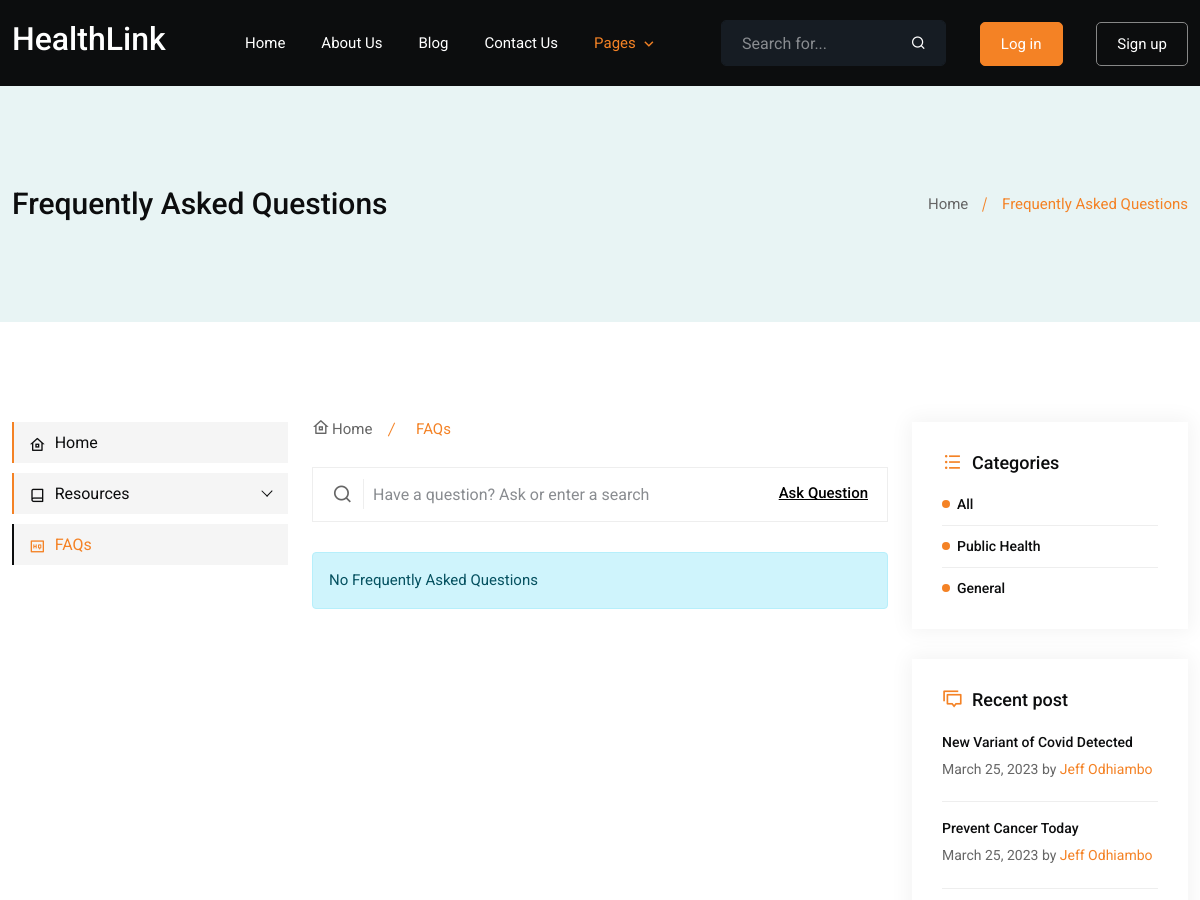
Before: /faqs/public-health/ (upper part) with the older database file.
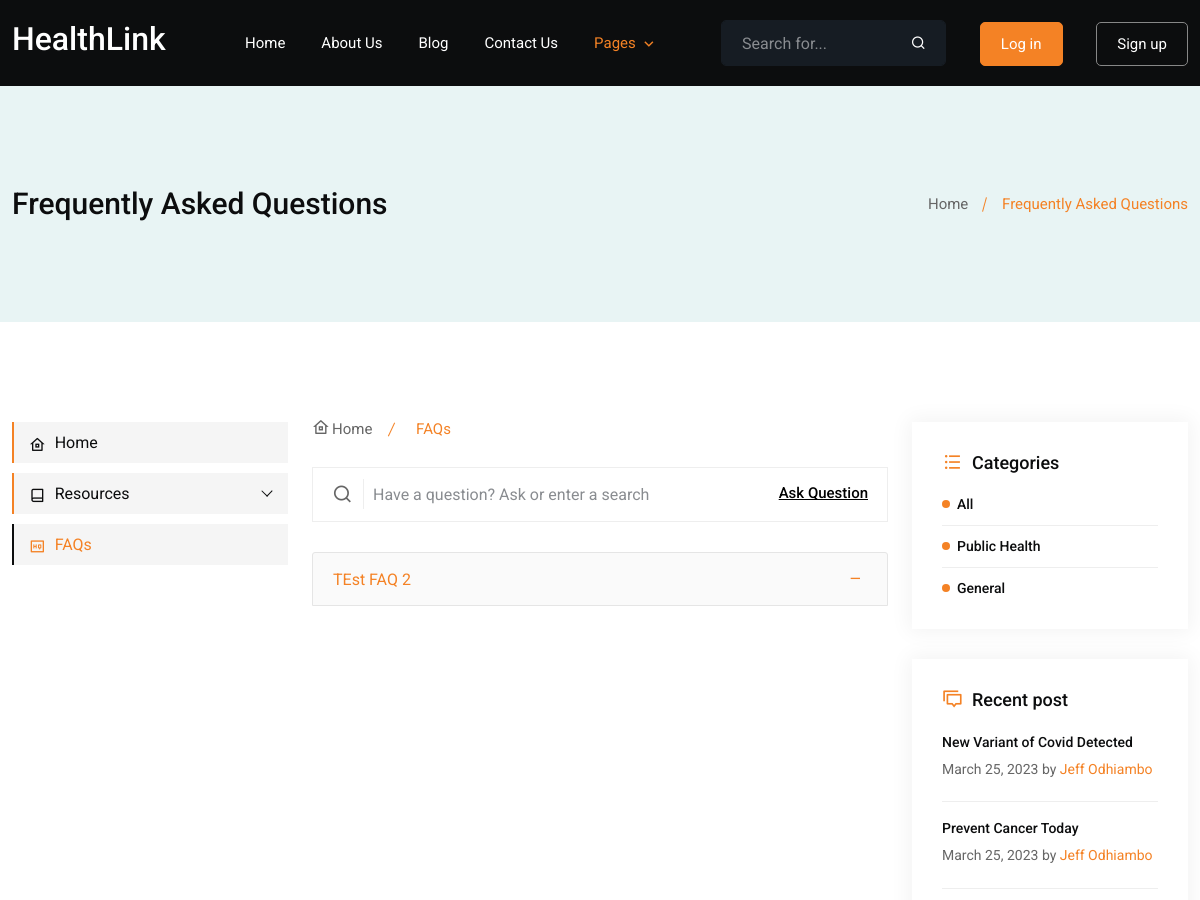
After: the same page with the newer database file.
### core/models.py (models this page shows, shortened)
class Category(models.Model):
    title = models.CharField(max_length=100)
    slug = models.SlugField(max_length=100, unique=True)
    image = models.ImageField(upload_to='category/', null=True, blank=True)
    description = models.TextField(null=True, blank=True)
    created_at = models.DateTimeField(auto_now_add=True)
    updated_at = models.DateTimeField(auto_now=True)
    class Meta:
        ordering = ('-created_at',)
        verbose_name_plural = 'Categories'
    def __str__(self):
        return self.title

class Faq(models.Model):
    category = models.ForeignKey(Category, on_delete=models.CASCADE)
    question = models.CharField(max_length=158)
    answer = models.TextField()
    created_at = models.DateTimeField(auto_now_add=True)
    updated_at = models.DateTimeField(auto_now=True)
    class Meta:
        ordering = ('-created_at',)

### resources/models.py (models this page shows, shortened)
class Article(models.Model):
    title = models.CharField(max_length=200)
    slug = models.SlugField(max_length=200, unique=True)
    author = models.ForeignKey('auth.User', on_delete=models.CASCADE)
    description = models.TextField()
    category = models.ForeignKey('core.Category', on_delete=models.CASCADE)
    image = models.ImageField(upload_to='resource/articles/', null=True, blank=True)
    tags = models.ManyToManyField('core.Tag', blank=True)
    is_published = models.BooleanField(default=False)
    created_at = models.DateTimeField(auto_now_add=True)
    updated_at = models.DateTimeField(auto_now=True)
    class Meta:
        ordering = ('-created_at',)
        verbose_name_plural = 'Resource Articles'
    def get_absolute_url(self):
        return reverse('resources:article_details', kwargs={'slug': self.slug})

### core/views.py (the view)
# urls.py: path('faqs/', views.faq, name='faq'),
def faq(request, slug=None):
    category = None
    if not slug:
        faqs = Faq.objects.all()
    else:
        category = get_object_or_404(Category, slug=slug)
        faqs = Faq.objects.filter(category=category)
    context = {
        'title': 'Frequently Asked Questions',
        'faqs': faqs,
        'faq' : 'active',
        'categories' : Category.objects.all(),
    }
    return render(request, 'faq/index.html', context)

### core/context_processor.py (called while the page is built)
def categories(request):
    latest_post = []
    latest_article = Article.objects.order_by('-created_at')[:2]
    latest_video = Video.objects.order_by('-created_at')[:2]
    latest_document = Document.objects.order_by('-created_at')[:2]
    latest_post.append(latest_article)
    latest_post.append(latest_video)
    latest_post.append(latest_document)
    return {
        'categories': Category.objects.all(),
        'tags': Tag.objects.all(),
        'latest_post': latest_post
    }

### core/models.py (called while the page is built)
    def __str__(self):
        return self.title

### users/models.py (called while the page is built)
    def get_absolute_url(self):
        return reverse('users:user_profile', kwargs={'username': self.user.username})

### templates/faq/index.html (shortened to what this page needs)
{% extends 'base.html' %}
{% block content %}
		<div class="main-content-area ptb-100">
			<div class="container">
				<div class="row">
					<div class="col-lg-3">
						{% include 'partials/left-sidebar.html' %}
					</div>
					<div class="col-lg-6">
						<div class="middull-content">
							<ul class="page-nish">
								<li>
									<a href="/">
										<i class="ri-home-8-line"></i>
										Home
									</a>
								</li>
								<li class="active">
									FAQs
								</li>
							</ul>
							<form class="aq-form">
								<i class="ri-search-line"></i>
								<input type="text" class="form-control" placeholder="Have a question? Ask or enter a search">
								<button class="aq-btn">
									Ask Question
								</button>
							</form>
							{% if faqs %}
							<div class="accordion mb-0" id="accordionExample">
								{% for faq in faqs %}
								<div class="accordion-item">
									<h2 class="accordion-header" id="heading{{ faq.id }}">
										<button class="accordion-button" type="button" data-bs-toggle="collapse" data-bs-target="#collapse{{ faq.id }}" aria-expanded="false" aria-controls="collapse{{ faq.id }}">
											{{ faq.question }}
										</button>
									</h2>
								</div>
								{% endfor %}
							</div>
							{% else %}
								<div class="alert alert-info">
									No Frequently Asked Questions
								</div>
							{% endif %}
						</div>
					</div>
					<div class="col-lg-3">
						{% include 'resources/partials/right-sidebar.html' %}
					</div>
				</div>
			</div>
		</div>
{% endblock %}

### templates/resources/partials/right-sidebar.html (shortened to what this page needs)
<div class="right-siderbar">
    <div class="right-siderbar-common">
        {% if categories %}
        <div class="category discussions">
            <h3>
                <i class="ri-list-unordered"></i>
                Categories
            </h3>
                <ul>
                    {% if faqs or faq %}
                        <li><a href="{% url 'faq' %}">All</a></li>
                        {% for category in categories %}
                        <li>
                            <a href="{% url 'faqs_category' category.slug %}">{{ category }}</a>
                        </li>
                        {% endfor %}
                    {% endif %}
                </ul>
            </div>
        </div>
        {% endif %}
    {% if latest_post %}
    <div class="right-siderbar-common">
        <div class="recent-post">
            <h3>
                <i class="ri-discuss-line"></i>
                Recent post
            </h3>
            <ul>
                {% for post in latest_post %}
                    {% for pst in post %}
                    <li>
                        <a href="{{ pst.get_absolute_url }}">
                            {{ pst.title }}
                        </a>
                        <p>{{ pst.created_at|date }} by <a href="{{ pst.author.profile.get_absolute_url }}">{{ pst.author.get_full_name }}</a></p>
                    </li>
                    {% endfor %}
                {% endfor %}
            </ul>
        </div>
    </div>
    {% endif %}
</div>

Changed rows visible on the page:
now on this page (row edited): Faq: question "TEst FAQ 2"
Other visible differences:
text no longer shown: "No Frequently Asked Questions"
